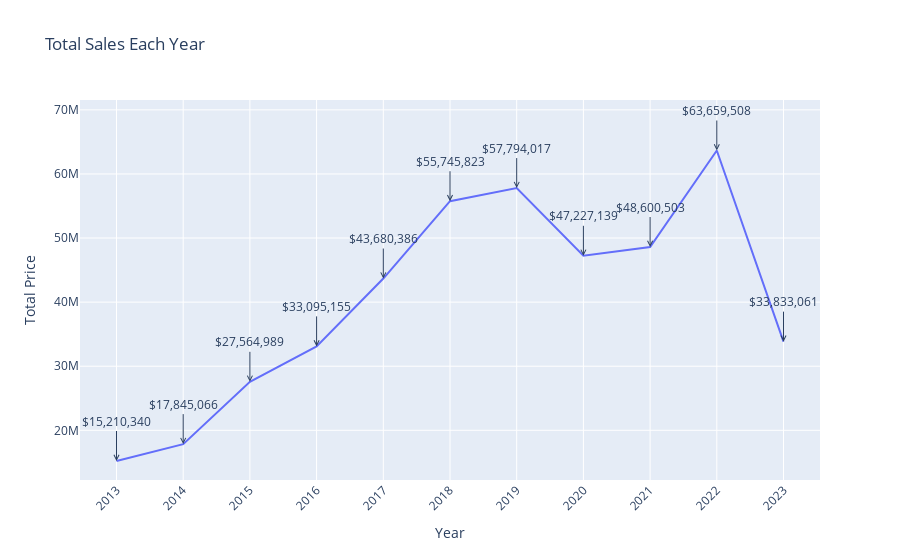

The code cell stored with this chart in its notebook:
### Code cell
# Calculate the total price each year
price_year = df_2.groupby('Year')['Price'].sum().reset_index()
price_year.columns = ['Year', 'Total Price']

# Create an interactive line chart with Plotly
fig = px.line(price_year, x='Year', y='Total Price', labels={'Total Price': 'Total Sales'}, 
              title='Total Sales Each Year', line_shape='linear')

# Adding annotations
for index, row in price_year.iterrows():
    fig.add_annotation(
        x=row['Year'],
        y=row['Total Price'],
        text=f"${row['Total Price']:,}",
        showarrow=True,
        arrowhead=5,
        ax=0,
        ay=-40
    )

# Customize the plot
fig.update_layout(
    xaxis_title='Year',
    yaxis_title='Total Price',
    xaxis=dict(tickmode='linear'),
    xaxis_tickangle=-45,
    showlegend=False  # Do not display legend for a cleaner look
)

# Show the plot
fig.show()

### Figure 1 — Plotly figure (JSON) as saved in the notebook; plotly's stock layout.template omitted (floating-point values rounded to 4 significant figures)
{"data": [{"hovertemplate": "Year=%{x}<br>Total Sales=%{y}<extra></extra>", "legendgroup": "", "line": {"color": "#636efa", "dash": "solid", "shape": "linear"}, "marker": {"symbol": "circle"}, "mode": "lines", "name": "", "orientation": "v", "showlegend": false, "type": "scatter", "x": [2013, 2014, 2015, 2016, 2017, 2018, 2019, 2020, 2021, 2022, 2023], "xaxis": "x", "y": [15210340, 17845066, 27564989, 33095155, 43680386, 55745823, 57794017, 47227139, 48600503, 63659508, 33833061], "yaxis": "y"}], "layout": {"annotations": [{"arrowhead": 5, "ax": 0, "ay": -40, "showarrow": true, "text": "$15,210,340", "x": 2013, "y": 15210340}, {"arrowhead": 5, "ax": 0, "ay": -40, "showarrow": true, "text": "$17,845,066", "x": 2014, "y": 17845066}, {"arrowhead": 5, "ax": 0, "ay": -40, "showarrow": true, "text": "$27,564,989", "x": 2015, "y": 27564989}, {"arrowhead": 5, "ax": 0, "ay": -40, "showarrow": true, "text": "$33,095,155", "x": 2016, "y": 33095155}, {"arrowhead": 5, "ax": 0, "ay": -40, "showarrow": true, "text": "$43,680,386", "x": 2017, "y": 43680386}, {"arrowhead": 5, "ax": 0, "ay": -40, "showarrow": true, "text": "$55,745,823", "x": 2018, "y": 55745823}, {"arrowhead": 5, "ax": 0, "ay": -40, "showarrow": true, "text": "$57,794,017", "x": 2019, "y": 57794017}, {"arrowhead": 5, "ax": 0, "ay": -40, "showarrow": true, "text": "$47,227,139", "x": 2020, "y": 47227139}, {"arrowhead": 5, "ax": 0, "ay": -40, "showarrow": true, "text": "$48,600,503", "x": 2021, "y": 48600503}, {"arrowhead": 5, "ax": 0, "ay": -40, "showarrow": true, "text": "$63,659,508", "x": 2022, "y": 63659508}, {"arrowhead": 5, "ax": 0, "ay": -40, "showarrow": true, "text": "$33,833,061", "x": 2023, "y": 33833061}], "legend": {"tracegroupgap": 0}, "showlegend": false, "title": {"text": "Total Sales Each Year"}, "xaxis": {"anchor": "y", "domain": [0, 1], "tickangle": -45, "tickmode": "linear", "title": {"text": "Year"}}, "yaxis": {"anchor": "x", "domain": [0, 1], "title": {"text": "Total Price"}}}}
